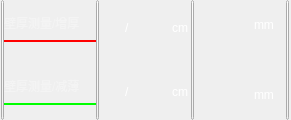
              <widget class="QWidget" name="widget_6" native="true">
               <property name="sizePolicy">
                <sizepolicy hsizetype="Fixed" vsizetype="Expanding">
                 <horstretch>0</horstretch>
                 <verstretch>0</verstretch>
                </sizepolicy>
               </property>
               <property name="minimumSize">
                <size>
                 <width>291</width>
                 <height>100</height>
                </size>
               </property>
               <property name="maximumSize">
                <size>
                 <width>291</width>
                 <height>189</height>
                </size>
               </property>
               <property name="styleSheet">
                <string notr="true"/>
               </property>
               <layout class="QGridLayout" name="gridLayout_27">
                <property name="margin">
                 <number>0</number>
                </property>
                <property name="spacing">
                 <number>0</number>
                </property>
                <item row="0" column="0">
                 <layout class="QGridLayout" name="gridLayout_26">
                  <property name="spacing">
                   <number>0</number>
                  </property>
                  <item row="0" column="0">
                   <widget class="QPushButton" name="pushButton_47">
                    <property name="minimumSize">
                     <size>
                      <width>3</width>
                      <height>120</height>
                     </size>
                    </property>
                    <property name="maximumSize">
                     <size>
                      <width>3</width>
                      <height>186</height>
                     </size>
                    </property>
                    <property name="text">
                     <string/>
                    </property>
                   </widget>
                  </item>
                  <item row="0" column="1">
                   <layout class="QVBoxLayout" name="verticalLayout_44">
                    <property name="spacing">
                     <number>0</number>
                    </property>
                    <item>
                     <spacer name="verticalSpacer_46">
                      <property name="orientation">
                       <enum>Qt::Vertical</enum>
                      </property>
                      <property name="sizeType">
                       <enum>QSizePolicy::Fixed</enum>
                      </property>
                      <property name="sizeHint" stdset="0">
                       <size>
                        <width>20</width>
                        <height>15</height>
                       </size>
                      </property>
                     </spacer>
                    </item>
                    <item>
                     <widget class="QLabel" name="label_30">
                      <property name="minimumSize">
                       <size>
                        <width>92</width>
                        <height>15</height>
                       </size>
                      </property>
                      <property name="maximumSize">
                       <size>
                        <width>92</width>
                        <height>15</height>
                       </size>
                      </property>
                      <property name="styleSheet">
                       <string notr="true">font: 75 10pt &quot;新宋体&quot;;
color: rgb(244, 244, 244);</string>
                      </property>
                      <property name="text">
                       <string>壁厚测量/增厚</string>
                      </property>
                     </widget>
                    </item>
                    <item>
                     <spacer name="verticalSpacer_47">
                      <property name="orientation">
                       <enum>Qt::Vertical</enum>
                      </property>
                      <property name="sizeType">
                       <enum>QSizePolicy::Fixed</enum>
                      </property>
                      <property name="sizeHint" stdset="0">
                       <size>
                        <width>20</width>
                        <height>10</height>
                       </size>
                      </property>
                     </spacer>
                    </item>
                    <item>
                     <widget class="QLabel" name="label_32">
                      <property name="minimumSize">
                       <size>
                        <width>92</width>
                        <height>2</height>
                       </size>
                      </property>
                      <property name="maximumSize">
                       <size>
                        <width>92</width>
                        <height>2</height>
                       </size>
                      </property>
                      <property name="styleSheet">
                       <string notr="true">background-color: rgb(255, 0, 0);</string>
                      </property>
                      <property name="text">
                       <string/>
                      </property>
                     </widget>
                    </item>
                    <item>
                     <spacer name="verticalSpacer_48">
                      <property name="orientation">
                       <enum>Qt::Vertical</enum>
                      </property>
                      <property name="sizeType">
                       <enum>QSizePolicy::Expanding</enum>
                      </property>
                      <property name="sizeHint" stdset="0">
                       <size>
                        <width>20</width>
                        <height>20</height>
                       </size>
                      </property>
                     </spacer>
                    </item>
                    <item>
                     <widget class="QLabel" name="label_31">
                      <property name="minimumSize">
                       <size>
                        <width>92</width>
                        <height>15</height>
                       </size>
                      </property>
                      <property name="maximumSize">
                       <size>
                        <width>92</width>
                        <height>15</height>
                       </size>
                      </property>
                      <property name="styleSheet">
                       <string notr="true">font: 75 10pt &quot;新宋体&quot;;
color: rgb(244, 244, 244);</string>
                      </property>
                      <property name="text">
                       <string>壁厚测量/减薄</string>
                      </property>
                     </widget>
                    </item>
                    <item>
                     <spacer name="verticalSpacer_10">
                      <property name="orientation">
                       <enum>Qt::Vertical</enum>
                      </property>
                      <property name="sizeType">
                       <enum>QSizePolicy::Fixed</enum>
                      </property>
                      <property name="sizeHint" stdset="0">
                       <size>
                        <width>20</width>
                        <height>10</height>
                       </size>
                      </property>
                     </spacer>
                    </item>
                    <item>
                     <widget class="QLabel" name="label_25">
                      <property name="minimumSize">
                       <size>
                        <width>92</width>
                        <height>2</height>
                       </size>
                      </property>
                      <property name="maximumSize">
                       <size>
                        <width>92</width>
                        <height>2</height>
                       </size>
                      </property>
                      <property name="styleSheet">
                       <string notr="true">background-color: rgb(0, 255, 0);</string>
                      </property>
                      <property name="text">
                       <string/>
                      </property>
                     </widget>
                    </item>
                    <item>
                     <spacer name="verticalSpacer_11">
                      <property name="orientation">
                       <enum>Qt::Vertical</enum>
                      </property>
                      <property name="sizeType">
                       <enum>QSizePolicy::Fixed</enum>
                      </property>
                      <property name="sizeHint" stdset="0">
                       <size>
                        <width>20</width>
                        <height>15</height>
                       </size>
                      </property>
                     </spacer>
                    </item>
                   </layout>
                  </item>
                  <item row="0" column="2">
                   <widget class="QPushButton" name="pushButton_48">
                    <property name="minimumSize">
                     <size>
                      <width>3</width>
                      <height>120</height>
                     </size>
                    </property>
                    <property name="maximumSize">
                     <size>
                      <width>3</width>
                      <height>186</height>
                     </size>
                    </property>
                    <property name="text">
                     <string/>
                    </property>
                   </widget>
                  </item>
                  <item row="0" column="3">
                   <layout class="QVBoxLayout" name="verticalLayout_43">
                    <property name="spacing">
                     <number>0</number>
                    </property>
                    <item>
                     <spacer name="verticalSpacer_12">
                      <property name="orientation">
                       <enum>Qt::Vertical</enum>
                      </property>
                      <property name="sizeType">
                       <enum>QSizePolicy::Fixed</enum>
                      </property>
                      <property name="sizeHint" stdset="0">
                       <size>
                        <width>20</width>
                        <height>15</height>
                       </size>
                      </property>
                     </spacer>
                    </item>
                    <item>
                     <layout class="QHBoxLayout" name="horizontalLayout_14">
                      <property name="spacing">
                       <number>0</number>
                      </property>
                      <item>
                       <widget class="QLabel" name="labelThickFeatureNum">
                        <property name="minimumSize">
                         <size>
                          <width>26</width>
                          <height>20</height>
                         </size>
                        </property>
                        <property name="maximumSize">
                         <size>
                          <width>26</width>
                          <height>20</height>
                         </size>
                        </property>
                        <property name="styleSheet">
                         <string notr="true">font: 13pt &quot;宋体&quot;;
color: rgb(255, 255, 255);</string>
                        </property>
                        <property name="text">
                         <string/>
                        </property>
                        <property name="alignment">
                         <set>Qt::AlignRight|Qt::AlignTrailing|Qt::AlignVCenter</set>
                        </property>
                       </widget>
                      </item>
                      <item>
                       <widget class="QLabel" name="label_73">
                        <property name="minimumSize">
                         <size>
                          <width>10</width>
                          <height>20</height>
                         </size>
                        </property>
                        <property name="maximumSize">
                         <size>
                          <width>10</width>
                          <height>20</height>
                         </size>
                        </property>
                        <property name="styleSheet">
                         <string notr="true">font: 20pt &quot;宋体&quot;;
color: rgb(255, 255, 255);</string>
                        </property>
                        <property name="text">
                         <string>/</string>
                        </property>
                       </widget>
                      </item>
                      <item>
                       <widget class="QLabel" name="labelThickFeatureSize">
                        <property name="sizePolicy">
                         <sizepolicy hsizetype="Preferred" vsizetype="Fixed">
                          <horstretch>0</horstretch>
                          <verstretch>0</verstretch>
                         </sizepolicy>
                        </property>
                        <property name="minimumSize">
                         <size>
                          <width>37</width>
                          <height>26</height>
                         </size>
                        </property>
                        <property name="maximumSize">
                         <size>
                          <width>37</width>
                          <height>26</height>
                         </size>
                        </property>
                        <property name="layoutDirection">
                         <enum>Qt::RightToLeft</enum>
                        </property>
                        <property name="styleSheet">
                         <string notr="true">font: 13pt &quot;宋体&quot;;
color: rgb(255, 255, 255);</string>
                        </property>
                        <property name="text">
                         <string/>
                        </property>
                        <property name="alignment">
                         <set>Qt::AlignRight|Qt::AlignTrailing|Qt::AlignVCenter</set>
                        </property>
                       </widget>
                      </item>
                      <item>
                       <widget class="QLabel" name="label_76">
                        <property name="minimumSize">
                         <size>
                          <width>19</width>
                          <height>20</height>
                         </size>
                        </property>
                        <property name="maximumSize">
                         <size>
                          <width>19</width>
                          <height>20</height>
                         </size>
                        </property>
                        <property name="styleSheet">
                         <string notr="true">font: 15pt &quot;宋体&quot;;
color: rgb(255, 255, 255);</string>
                        </property>
                        <property name="text">
                         <string>cm</string>
                        </property>
                       </widget>
                      </item>
                     </layout>
                    </item>
                    <item>
                     <spacer name="verticalSpacer_13">
                      <property name="orientation">
                       <enum>Qt::Vertical</enum>
                      </property>
                      <property name="sizeHint" stdset="0">
                       <size>
                        <width>20</width>
                        <height>20</height>
                       </size>
                      </property>
                     </spacer>
                    </item>
                    <item>
                     <layout class="QHBoxLayout" name="horizontalLayout_22">
                      <property name="spacing">
                       <number>0</number>
                      </property>
                      <item>
                       <widget class="QLabel" name="labelThickFeatureNum_2">
                        <property name="minimumSize">
                         <size>
                          <width>26</width>
                          <height>20</height>
                         </size>
                        </property>
                        <property name="maximumSize">
                         <size>
                          <width>26</width>
                          <height>20</height>
                         </size>
                        </property>
                        <property name="styleSheet">
                         <string notr="true">font: 13pt &quot;宋体&quot;;
color: rgb(255, 255, 255);</string>
                        </property>
                        <property name="text">
                         <string/>
                        </property>
                        <property name="alignment">
                         <set>Qt::AlignRight|Qt::AlignTrailing|Qt::AlignVCenter</set>
                        </property>
                       </widget>
                      </item>
                      <item>
                       <widget class="QLabel" name="label_75">
                        <property name="minimumSize">
                         <size>
                          <width>10</width>
                          <height>20</height>
                         </size>
                        </property>
                        <property name="maximumSize">
                         <size>
                          <width>10</width>
                          <height>20</height>
                         </size>
                        </property>
                        <property name="styleSheet">
                         <string notr="true">font: 20pt &quot;宋体&quot;;
color: rgb(255, 255, 255);</string>
                        </property>
                        <property name="text">
                         <string>/</string>
                        </property>
                       </widget>
                      </item>
                      <item>
                       <widget class="QLabel" name="labelThickFeatureSize_2">
                        <property name="sizePolicy">
                         <sizepolicy hsizetype="Preferred" vsizetype="Fixed">
                          <horstretch>0</horstretch>
                          <verstretch>0</verstretch>
                         </sizepolicy>
                        </property>
                        <property name="minimumSize">
                         <size>
                          <width>37</width>
                          <height>26</height>
                         </size>
                        </property>
                        <property name="maximumSize">
                         <size>
                          <width>37</width>
                          <height>26</height>
                         </size>
                        </property>
                        <property name="layoutDirection">
                         <enum>Qt::RightToLeft</enum>
                        </property>
                        <property name="styleSheet">
                         <string notr="true">font: 13pt &quot;宋体&quot;;
color: rgb(255, 255, 255);</string>
                        </property>
                        <property name="text">
                         <string/>
                        </property>
                        <property name="alignment">
                         <set>Qt::AlignRight|Qt::AlignTrailing|Qt::AlignVCenter</set>
                        </property>
                       </widget>
                      </item>
                      <item>
                       <widget class="QLabel" name="label_79">
                        <property name="minimumSize">
                         <size>
                          <width>19</width>
                          <height>20</height>
                         </size>
                        </property>
                        <property name="maximumSize">
                         <size>
                          <width>19</width>
                          <height>20</height>
                         </size>
                        </property>
                        <property name="styleSheet">
                         <string notr="true">font: 15pt &quot;宋体&quot;;
color: rgb(255, 255, 255);</string>
                        </property>
                        <property name="text">
                         <string>cm</string>
                        </property>
                       </widget>
                      </item>
                     </layout>
                    </item>
                    <item>
                     <spacer name="verticalSpacer_16">
                      <property name="orientation">
                       <enum>Qt::Vertical</enum>
                      </property>
                      <property name="sizeType">
                       <enum>QSizePolicy::Fixed</enum>
                      </property>
                      <property name="sizeHint" stdset="0">
                       <size>
                        <width>20</width>
                        <height>15</height>
                       </size>
                      </property>
                     </spacer>
                    </item>
                   </layout>
                  </item>
                  <item row="0" column="4">
                   <widget class="QPushButton" name="pushButton_49">
                    <property name="minimumSize">
                     <size>
                      <width>3</width>
                      <height>120</height>
                     </size>
                    </property>
                    <property name="maximumSize">
                     <size>
                      <width>3</width>
                      <height>186</height>
                     </size>
                    </property>
                    <property name="text">
                     <string/>
                    </property>
                   </widget>
                  </item>
                  <item row="0" column="5">
                   <layout class="QVBoxLayout" name="verticalLayout_42">
                    <property name="spacing">
                     <number>0</number>
                    </property>
                    <item>
                     <spacer name="verticalSpacer_44">
                      <property name="orientation">
                       <enum>Qt::Vertical</enum>
                      </property>
                      <property name="sizeType">
                       <enum>QSizePolicy::Fixed</enum>
                      </property>
                      <property name="sizeHint" stdset="0">
                       <size>
                        <width>20</width>
                        <height>15</height>
                       </size>
                      </property>
                     </spacer>
                    </item>
                    <item>
                     <layout class="QHBoxLayout" name="horizontalLayout_21">
                      <property name="spacing">
                       <number>0</number>
                      </property>
                      <item>
                       <widget class="QLabel" name="labelThickFeatureMax">
                        <property name="minimumSize">
                         <size>
                          <width>60</width>
                          <height>20</height>
                         </size>
                        </property>
                        <property name="maximumSize">
                         <size>
                          <width>60</width>
                          <height>20</height>
                         </size>
                        </property>
                        <property name="styleSheet">
                         <string notr="true">font: 14pt &quot;宋体&quot;;
color: rgb(255, 255, 255);</string>
                        </property>
                        <property name="text">
                         <string/>
                        </property>
                        <property name="alignment">
                         <set>Qt::AlignRight|Qt::AlignTrailing|Qt::AlignVCenter</set>
                        </property>
                       </widget>
                      </item>
                      <item>
                       <widget class="QLabel" name="label_102">
                        <property name="minimumSize">
                         <size>
                          <width>19</width>
                          <height>20</height>
                         </size>
                        </property>
                        <property name="maximumSize">
                         <size>
                          <width>19</width>
                          <height>20</height>
                         </size>
                        </property>
                        <property name="styleSheet">
                         <string notr="true">font: 13pt &quot;宋体&quot;;
color: rgb(255, 255, 255);</string>
                        </property>
                        <property name="text">
                         <string>mm</string>
                        </property>
                       </widget>
                      </item>
                      <item>
                       <spacer name="horizontalSpacer_18">
                        <property name="orientation">
                         <enum>Qt::Horizontal</enum>
                        </property>
                        <property name="sizeType">
                         <enum>QSizePolicy::Fixed</enum>
                        </property>
                        <property name="sizeHint" stdset="0">
                         <size>
                          <width>13</width>
                          <height>20</height>
                         </size>
                        </property>
                       </spacer>
                      </item>
                     </layout>
                    </item>
                    <item>
                     <spacer name="verticalSpacer_15">
                      <property name="orientation">
                       <enum>Qt::Vertical</enum>
                      </property>
                      <property name="sizeType">
                       <enum>QSizePolicy::Expanding</enum>
                      </property>
                      <property name="sizeHint" stdset="0">
                       <size>
                        <width>20</width>
                        <height>13</height>
                       </size>
                      </property>
                     </spacer>
                    </item>
                    <item>
                     <layout class="QHBoxLayout" name="horizontalLayout_23">
                      <property name="spacing">
                       <number>0</number>
                      </property>
                      <item>
                       <widget class="QLabel" name="labelThickFeatureMin">
                        <property name="minimumSize">
                         <size>
                          <width>60</width>
                          <height>20</height>
                         </size>
                        </property>
                        <property name="maximumSize">
                         <size>
                          <width>60</width>
                          <height>20</height>
                         </size>
                        </property>
                        <property name="styleSheet">
                         <string notr="true">font: 14pt &quot;宋体&quot;;
color: rgb(255, 255, 255);</string>
                        </property>
                        <property name="text">
                         <string/>
                        </property>
                        <property name="alignment">
                         <set>Qt::AlignRight|Qt::AlignTrailing|Qt::AlignVCenter</set>
                        </property>
                       </widget>
                      </item>
                      <item>
                       <widget class="QLabel" name="label_108">
                        <property name="minimumSize">
                         <size>
                          <width>19</width>
                          <height>20</height>
                         </size>
                        </property>
                        <property name="maximumSize">
                         <size>
                          <width>19</width>
                          <height>20</height>
                         </size>
                        </property>
                        <property name="styleSheet">
                         <string notr="true">font: 13pt &quot;宋体&quot;;
color: rgb(255, 255, 255);</string>
                        </property>
                        <property name="text">
                         <string>mm</string>
                        </property>
                       </widget>
                      </item>
                      <item>
                       <spacer name="horizontalSpacer_20">
                        <property name="orientation">
                         <enum>Qt::Horizontal</enum>
                        </property>
                        <property name="sizeType">
                         <enum>QSizePolicy::Fixed</enum>
                        </property>
                        <property name="sizeHint" stdset="0">
                         <size>
                          <width>13</width>
                          <height>20</height>
                         </size>
                        </property>
                       </spacer>
                      </item>
                     </layout>
                    </item>
                    <item>
                     <spacer name="verticalSpacer_45">
                      <property name="orientation">
                       <enum>Qt::Vertical</enum>
                      </property>
                      <property name="sizeType">
                       <enum>QSizePolicy::Fixed</enum>
                      </property>
                      <property name="sizeHint" stdset="0">
                       <size>
                        <width>20</width>
                        <height>15</height>
                       </size>
                      </property>
                     </spacer>
                    </item>
                   </layout>
                  </item>
                  <item row="0" column="6">
                   <widget class="QPushButton" name="pushButton_50">
                    <property name="minimumSize">
                     <size>
                      <width>3</width>
                      <height>120</height>
                     </size>
                    </property>
                    <property name="maximumSize">
                     <size>
                      <width>3</width>
                      <height>186</height>
                     </size>
                    </property>
                    <property name="text">
                     <string/>
                    </property>
                   </widget>
                  </item>
                 </layout>
                </item>
               </layout>
              </widget>
